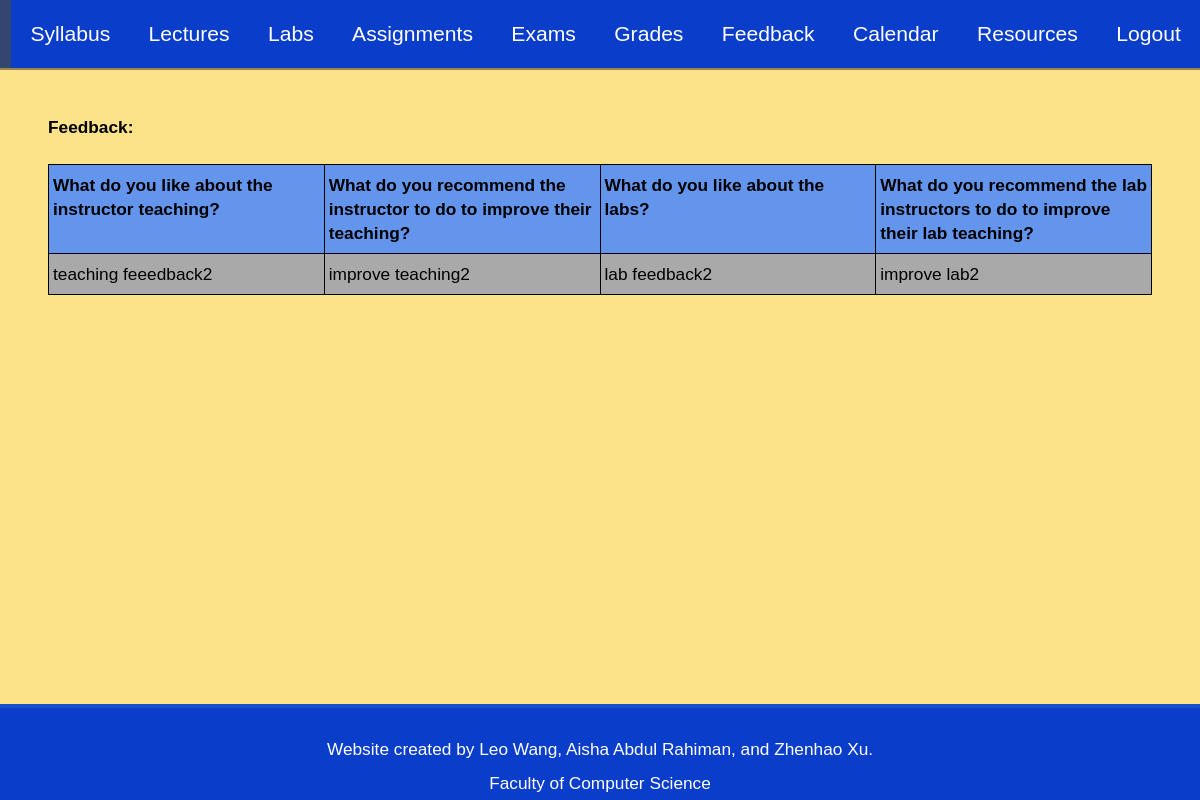
The app's page /feedback (signed in), older data.
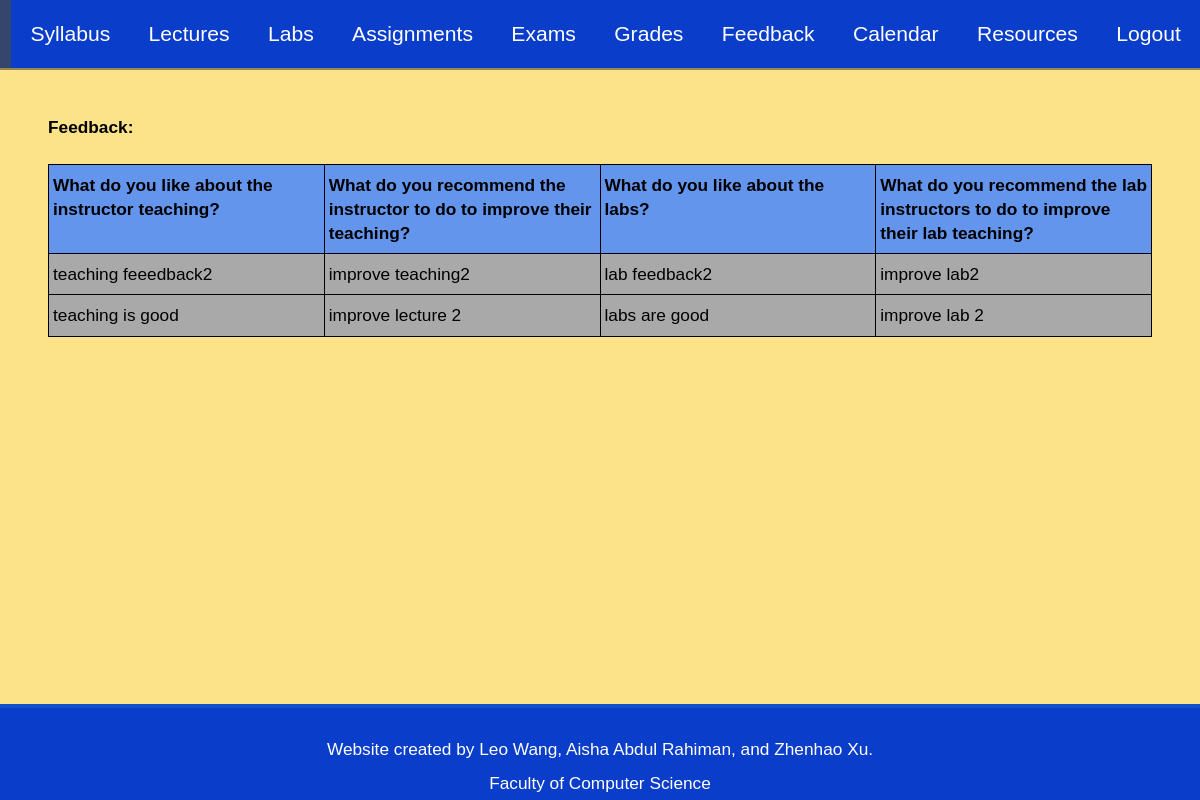
The same page, newer data.
### tables this page shows
CREATE TABLE Feedback(
    username   TEXT,
    q1         TEXT,
    q2         TEXT,
	q3         TEXT,
	q4         TEXT
);

### app.py (the view)
@app.route("/feedback", methods=['POST', 'GET'])
def feedback():
    check_login()
    if session['usertype'] == 'student':
        instructors = records("SELECT username FROM Users WHERE usertype = ?", "instructor")
        if request.method == "GET":
            result = []
            for i in instructors:
                result.append(i[0])
            return render_template('feedback.html', instructors=result)
        elif request.method == "POST":
            instructor = request.form['instructor-dropdown']
            Q1 = request.form['feedback1']
            Q2 = request.form['feedback2']
            Q3 = request.form['feedback3']
            Q4 = request.form['feedback4']
            execute("INSERT INTO Feedback VALUES (?, ?, ?, ?, ?)", instructor, Q1, Q2, Q3, Q4)
            commit()
            return render_template('index.html')
    elif session['usertype'] == 'instructor':
        if request.method == "GET":
            result = []
            feedback = records("SELECT q1, q2, q3, q4 FROM Feedback WHERE username = ?", session['username'])
            return render_template('feedback.html', feedback=feedback)
    else:
        raise ValueError('Invalid usertype: ' + session['usertype'])

### auth.py (called while the page is built)
def check_login():
    if 'username' not in session:
        abort(403)

### db.py (called while the page is built)
def records(commands, *values):
    cur.execute(commands, tuple(values))
    return cur.fetchall()

### templates/feedback.html (shortened to what this page needs)
{% extends 'navbase.html' %}
{% block content %}
    {% if session['usertype'] == 'instructor' %}
        <h4>
            Feedback:
        </h4>
        <br>
        <div class="table-4-col">
            <span class="table-header">What do you like about the instructor teaching?</span>
            <span class="table-header">What do you recommend the instructor to do to improve their teaching?</span>
            <span class="table-header">What do you like about the labs?</span>
            <span class="table-header">What do you recommend the lab instructors to do to improve their lab teaching?</span>
            {% for entry in feedback %}
                {% for q in entry %}
                    <span>{{ q }}</span>
                {% endfor %}
            {% endfor %}
        </div>
    {% endif %}
{% endblock %}

### templates/navbase.html (shortened to what this page needs)
<!DOCTYPE html>
<html lang="en">
<head>
    <link rel="stylesheet" href="{{ url_for('static', filename='style.css') }}">
</head>
<body>
    <nav id="navbar" class="nav">
        <ul class="nav-list">
            <li>
                <a href="index">Home</a>
            </li>
            <li>
                <a href="syllabus">Syllabus</a>
            </li>
            <li>
                <a href="lectures">Lectures</a>
            </li>
            <li>
                <a href="labs">Labs</a>
            </li>
            <li>
                <a href="assignments">Assignments</a>
            </li>
            <li>
                <a href="exams">Exams</a>
            </li>
            <li>
                <a href="grades">Grades</a>
            </li>
            <li>
                <a href="feedback">Feedback</a>
            </li>
            <li>
                <a href="calendar">Calendar</a>
            </li>
            <li>
                <a href="resources">Resources</a>
            </li>
            <li>
                <a href="logout">Logout</a>
            </li>
        </ul>
    </nav>
    <div class="main">
        {% block content %}
        {% endblock %}
    </div>
    <footer>
        <p>
            Website created by Leo Wang, Aisha Abdul Rahiman, and Zhenhao Xu.
        </p>
        <a href="https://www.utsc.utoronto.ca/cms/faculty-of-computer-science">
            Faculty of Computer Science
        </a>
    </footer>
</body>
</html>

### static/style.css (style rules this page uses)
* { margin: 0; padding: 0; }
*, *::before, *::after { box-sizing: inherit; }
html { box-sizing: border-box; font-size: 62.5%; scroll-behavior: smooth; min-height: 100%; }
@media only screen and (max-width: 75em) { html { font-size: 60%; } }
body { font-family: "Arial Black", sans-serif; font-size: 1.8rem; font-weight: 400; line-height: 1.4; color: rgb(0, 0, 0); }
ul { list-style: none; }
a { text-decoration: none; color: black; }
.nav { display: flex; justify-content: flex-end; flex-wrap: wrap; position: fixed; top: 0; left: 0; width: 100%; background: rgb(10, 61, 201); box-shadow: 0 2px 0 rgba(0, 0, 0, 0.4); z-index: 1; overflow: hidden; }
.nav-list { display: flex; }
.nav-list > * { height: 100%; align-items: center; }
.nav-list a { display: block; font-size: 2.2rem; padding: 2rem; text-align: center; color: white; height: 100%; }
.main { display: flex; flex-direction: column; justify-content: left; align-items: flex-start; width: 100%; height: 100%; background-color: #FCE38A; padding-bottom: 5rem; padding-top: 12rem; min-height: calc(100vh - 10rem); }
.main > * { margin: 0 5rem 0 5rem; }
footer { width: 100%; height: 10rem; font-weight: 300; display: flex; flex-direction: column; text-align: center; align-items: center; justify-content: space-evenly; padding: 2rem; background: rgb(10, 61, 201); border-top: 4px solid rgb(20, 80, 201); }
footer > p { margin: 1rem; color: white; }
footer > a { color: white; }
.table-4-col { display: grid; grid-template-columns: repeat(4, 1fr); border-top: 1px solid black; border-right: 1px solid black; background: darkgray; }
.table-4-col > span { padding: 8px 4px; border-left: 1px solid black; border-bottom: 1px solid black; }
.table-header { background-color: cornflowerblue; font-weight: bold; }

Row changes from the older to the newer data that the page shows:
added Feedback: q1 "teaching is good", q2 "improve lecture 2", q3 "labs are good", q4 "improve lab 2"
